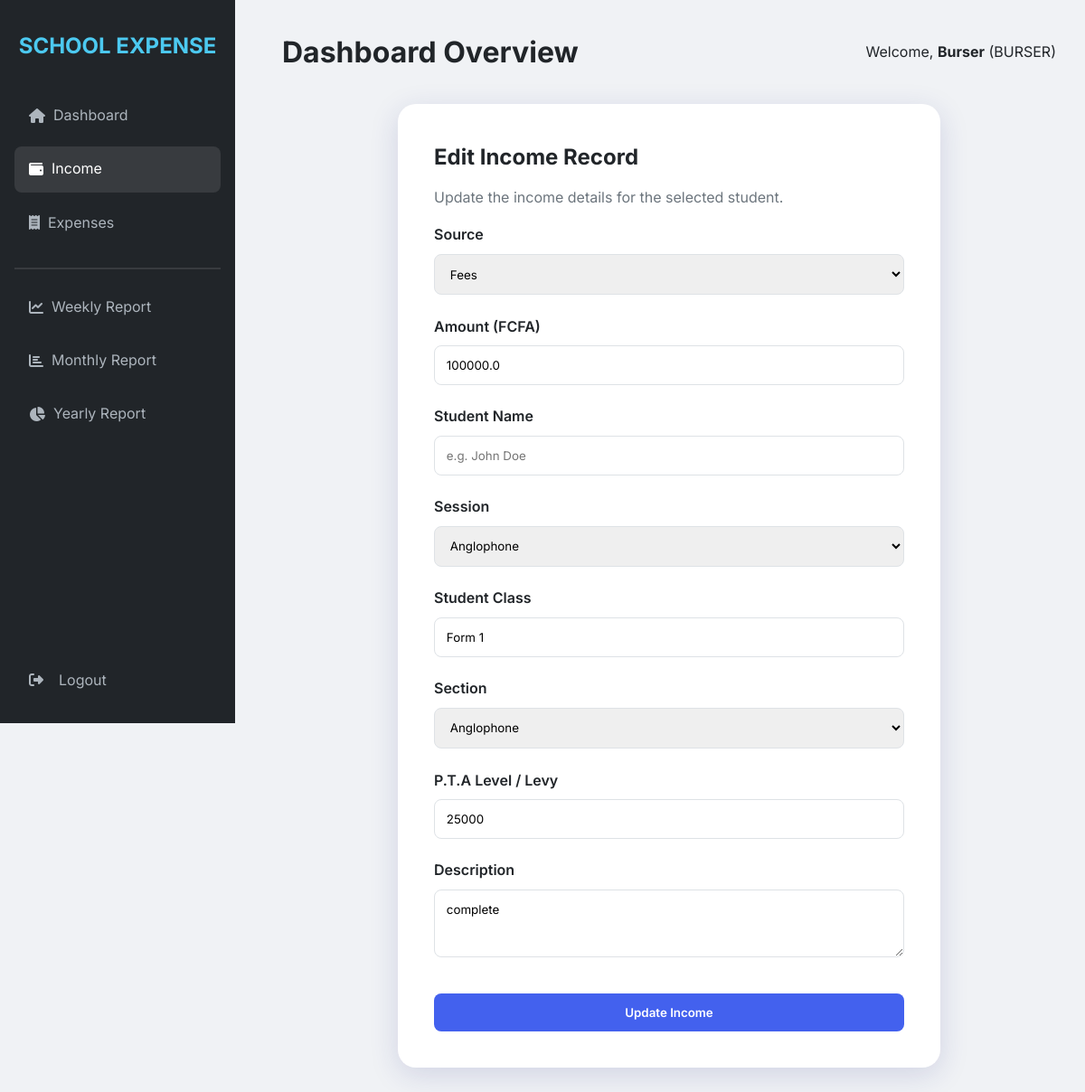
Page /income/edit/2 (signed in) on the committed database.
### models.py (models this page shows, shortened)
class User(UserMixin, db.Model):
    id = db.Column(db.Integer, primary_key=True)
    username = db.Column(db.String(64), unique=True, nullable=False)
    email = db.Column(db.String(120), unique=True, nullable=False)
    password_hash = db.Column(db.String(512), nullable=False)  # Increased to 512 for scrypt hash
    role = db.Column(db.String(20), nullable=False)  # SUPER_ADMIN, PRINCIPAL, BURSER, ACCOUNTANT, SECRETARY

class Income(db.Model):
    id = db.Column(db.Integer, primary_key=True)
    amount = db.Column(db.Float, nullable=False)
    source = db.Column(db.String(100), nullable=False)
    student_name = db.Column(db.String(100))
    student_session = db.Column(db.String(100))  # Anglophone or Francophone
    student_class = db.Column(db.String(100))
    section = db.Column(db.String(100))
    pta_level = db.Column(db.String(100))
    description = db.Column(db.Text)
    date = db.Column(db.DateTime, default=datetime.utcnow)
    added_by = db.Column(db.Integer, db.ForeignKey('user.id'))

### routes.py (the view, shortened to what this page needs)
    @app.route('/income/edit/<int:income_id>', methods=['GET', 'POST'])
    @login_required
    def edit_income(income_id):
        role = (current_user.role or '').upper()
        if role != 'BURSER':
            flash('Access Denied', 'danger')
            return redirect(url_for('dashboard'))
        income = Income.query.get_or_404(income_id)
        form = IncomeForm(obj=income)
        raw_sections = get_school_setting('sections', 'Anglophone,Francophone') or ''
        parsed_sessions = [s.strip() for s in raw_sections.replace(',', '\n').splitlines() if s.strip()]
        if parsed_sessions:
            form.student_session.choices = [(session, session) for session in parsed_sessions]
        return render_template('income/edit_income.html', form=form, income=income)

### forms.py (shortened to what this page needs)
class IncomeForm(FlaskForm):
    amount = FloatField('Amount', validators=[DataRequired()])
    source = SelectField('Source', choices=[
        ('FEES', 'Fees'),
        ('PTA', 'P.T.A')
    ], validators=[DataRequired()])
    student_name = StringField('Student Name', validators=[Optional()])
    student_session = SelectField('Session (Anglophone / Francophone)', choices=[], validators=[Optional()])
    student_class = StringField('Student Class', validators=[Optional()])
    section = SelectField('Section', choices=[('Anglophone', 'Anglophone'), ('Francophone', 'Francophone')], validators=[Optional()])
    pta_level = StringField('P.T.A Level / Levy', validators=[Optional()])
    description = TextAreaField('Description')
    submit = SubmitField('Save Income')

### app.py (called while the page is built)
def create_app():
    app = Flask(__name__)
    app.config.from_object(Config)
    app.secret_key = app.config.get('SECRET_KEY')
    if app.config.get('ENV') == 'production' and app.secret_key in (None, '', 'change_this_dev_secret'):
        raise RuntimeError('SECRET_KEY must be set in environment for production deployment')
    CSRFProtect(app)
    db.init_app(app)
    login_manager = LoginManager()
    login_manager.login_view = 'login'
    login_manager.init_app(app)
    @login_manager.user_loader
    def load_user(user_id):
        return User.query.get(int(user_id))
    with app.app_context():
        db.create_all()
        fix_username_column(app)
        ensure_schema_columns(app)
        ensure_default_staff(app)
        ensure_default_school_settings(app)
        ensure_admin_user(app)
    register_routes(app)
    return app

### routes.py (called while the page is built)
def get_school_setting(key, default=None):
    setting = SchoolSetting.query.filter_by(key=key).first()
    return setting.value if setting else default

### templates/income/edit_income.html (shortened to what this page needs)
{% extends "base.html" %}
{% block content %}
<div class="form-container">
    <h2>Edit Income Record</h2>
    <p style="color: var(--gray); margin-bottom: 1rem;">Update the income details for the selected student.</p>
    <form method="POST" action="">
        <div class="form-group">
            <label>Source</label>
            {{ form.source(class="form-control") }}
        </div>
        <div class="form-group">
            <label>Amount (FCFA)</label>
            {{ form.amount(class="form-control", placeholder="e.g. 50000") }}
        </div>
        <div class="form-group">
            <label>Student Name</label>
            {{ form.student_name(class="form-control", placeholder="e.g. John Doe") }}
        </div>
        <div class="form-group">
            <label>Session</label>
            {{ form.student_session(class="form-control") }}
        </div>
        <div class="form-group">
            <label>Student Class</label>
            {{ form.student_class(class="form-control", placeholder="e.g. Primary 1") }}
        </div>
        <div class="form-group">
            <label>Section</label>
            {{ form.section(class="form-control") }}
        </div>
        <div class="form-group">
            <label>P.T.A Level / Levy</label>
            {{ form.pta_level(class="form-control", placeholder="e.g. Primary PTA Levy") }}
        </div>
        <div class="form-group">
            <label>Description</label>
            {{ form.description(class="form-control", rows="3") }}
        </div>
        <div style="margin-top: 2rem;">
            {{ form.submit(class="btn btn-primary", style="width: 100%", value='Update Income') }}
        </div>
    </form>
</div>
{% endblock %}

### templates/base.html (shortened to what this page needs)
<!DOCTYPE html>
<html lang="en">
<head>
    <link rel="stylesheet" href="{{ url_for('static', filename='css/style.css') }}">
    <link rel="stylesheet" href="https://cdnjs.cloudflare.com/ajax/libs/font-awesome/6.4.0/css/all.min.css">
</head>
<body>
    {% if current_user.is_authenticated %}
    <div class="app-container">
        <aside class="sidebar">
            <h2>SCHOOL EXPENSE</h2>
            <nav>
                <ul class="nav-links">
                    <li><a href="{{ url_for('dashboard') }}" class="{{ 'active' if request.endpoint == 'dashboard' }}"><i class="fas fa-home"></i> &nbsp; Dashboard</a></li>
                    <li><a href="{{ url_for('view_income') }}" class="{{ 'active' if 'income' in request.endpoint }}"><i class="fas fa-wallet"></i> &nbsp; Income</a></li>
                    <li><a href="{{ url_for('view_expenses') }}" class="{{ 'active' if 'expenses' in request.endpoint }}"><i class="fas fa-receipt"></i> &nbsp; Expenses</a></li>
                    <hr style="margin: 1rem 0; border: 0.5px solid rgba(255,255,255,0.1)">
                    <li><a href="{{ url_for('view_report', type='weekly') }}"><i class="fas fa-chart-line"></i> &nbsp; Weekly Report</a></li>
                    <li><a href="{{ url_for('view_report', type='monthly') }}"><i class="fas fa-chart-bar"></i> &nbsp; Monthly Report</a></li>
                    <li><a href="{{ url_for('view_report', type='yearly') }}"><i class="fas fa-chart-pie"></i> &nbsp; Yearly Report</a></li>
                    <li style="margin-top: auto;">
                        <form method="post" action="{{ url_for('logout') }}" style="margin: 0; width: 100%;">
                            <button type="submit" class="logout-btn">
                                <i class="fas fa-sign-out-alt"></i> &nbsp; Logout
                            </button>
                        </form>
                    </li>
                </ul>
            </nav>
        </aside>
        <main class="main-content">
            <header style="margin-bottom: 2rem; display: flex; justify-content: space-between; align-items: center;">
                <h1>{{ title if title else 'Dashboard Overview' }}</h1>
                <div class="user-info">
                    <span>Welcome, <strong>{{ current_user.username }}</strong> ({{ current_user.role }})</span>
                </div>
            </header>
            {% block content %}{% endblock %}
        </main>
    </div>
    {% else %}
        {% block login_content %}{% endblock %}
    {% endif %}
</body>
</html>

### static/css/style.css (style rules this page uses)
:root { --primary: #4361ee; --secondary: #3f37c9; --accent: #4895ef; --success: #4cc9f0; --warning: #f72585; --danger: #e63946; --dark: #212529; --light: #f8f9fa; --gray: #6c757d; --glass: rgba(255, 255, 255, 0.9); --shadow: 0 8px 32px 0 rgba(31, 38, 135, 0.15); }
* { margin: 0; padding: 0; box-sizing: border-box; font-family: 'Inter', -apple-system, BlinkMacSystemFont, "Segoe UI", Roboto, sans-serif; }
body { background: #f0f2f5; color: var(--dark); line-height: 1.6; overflow-x: auto; width: 100%; }
.app-container { display: flex; min-height: 100vh; width: 100%; }
.sidebar { width: 260px; background: var(--dark); color: white; padding: 2rem 1rem; position: fixed; height: 100vh; transition: all 0.3s ease; }
.sidebar h2 { font-size: 1.5rem; margin-bottom: 2rem; text-align: center; color: var(--success); font-weight: 700; }
.nav-links { list-style: none; display: flex; flex-direction: column; height: calc(100vh - 120px); }
.nav-links li { margin-bottom: 0.5rem; }
.nav-links a { color: #adb5bd; text-decoration: none; padding: 0.8rem 1rem; display: flex; align-items: center; border-radius: 8px; transition: 0.3s; }
.nav-links a:hover, .nav-links a.active { background: rgba(255, 255, 255, 0.1); color: white; }
.nav-links button { color: #adb5bd; padding: 0.8rem 1rem; display: flex; align-items: center; border-radius: 8px; transition: 0.3s; width: 100%; background: none; border: none; font-size: 1rem; cursor: pointer; font-family: inherit; }
.logout-btn { color: #adb5bd; padding: 0.8rem 1rem; display: flex; align-items: center; gap: 0.5rem; border-radius: 8px; transition: 0.3s; width: 100%; background: none; border: none; font-size: 1rem; cursor: pointer; font-family: inherit; }
.main-content { flex: 1; margin-left: 280px; padding: 2rem; min-width: 0; width: calc(100% - 280px); }
.form-container { max-width: 600px; margin: 2rem auto; background: white; padding: 2.5rem; border-radius: 20px; box-shadow: var(--shadow); }
.form-group { margin-bottom: 1.2rem; }
.form-group label { display: block; margin-bottom: 0.5rem; font-weight: 600; }
.form-control { width: 100%; padding: 0.8rem; border: 1px solid #dee2e6; border-radius: 8px; outline: none; transition: 0.3s; }
.form-container h2 { margin-bottom: 0.75rem; color: var(--dark); }
.form-container p { margin-bottom: 1.75rem; color: var(--gray); }
.form-container .form-group { margin-bottom: 1.4rem; }
.btn { padding: 0.8rem 1.5rem; border-radius: 8px; border: none; cursor: pointer; font-weight: 600; transition: 0.3s; display: inline-block; text-align: center; }
.btn-primary { background: var(--primary); color: white; }

### rows in the picture
User: username "Burser", role "BURSER"
Income: source "Fees", amount "100000.0", student_session "Anglophone", student_class "Form 1", section "Anglophone", pta_level "25000", description "complete"

### other values in the picture
{{ title if title else 'Dashboard Overview' }} "Dashboard Overview"
